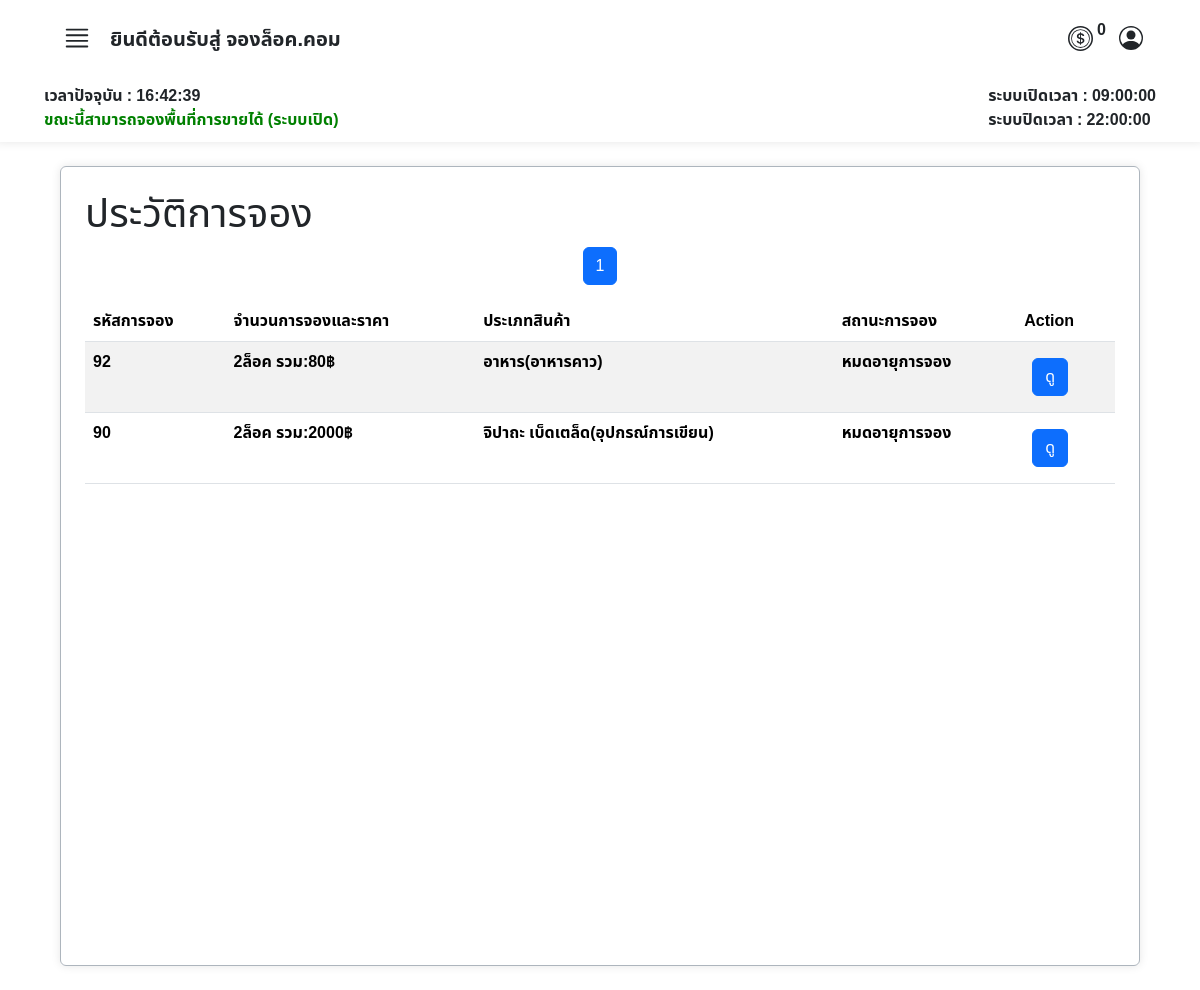
Before: /user/booking_history.php (signed in) with the older database file.
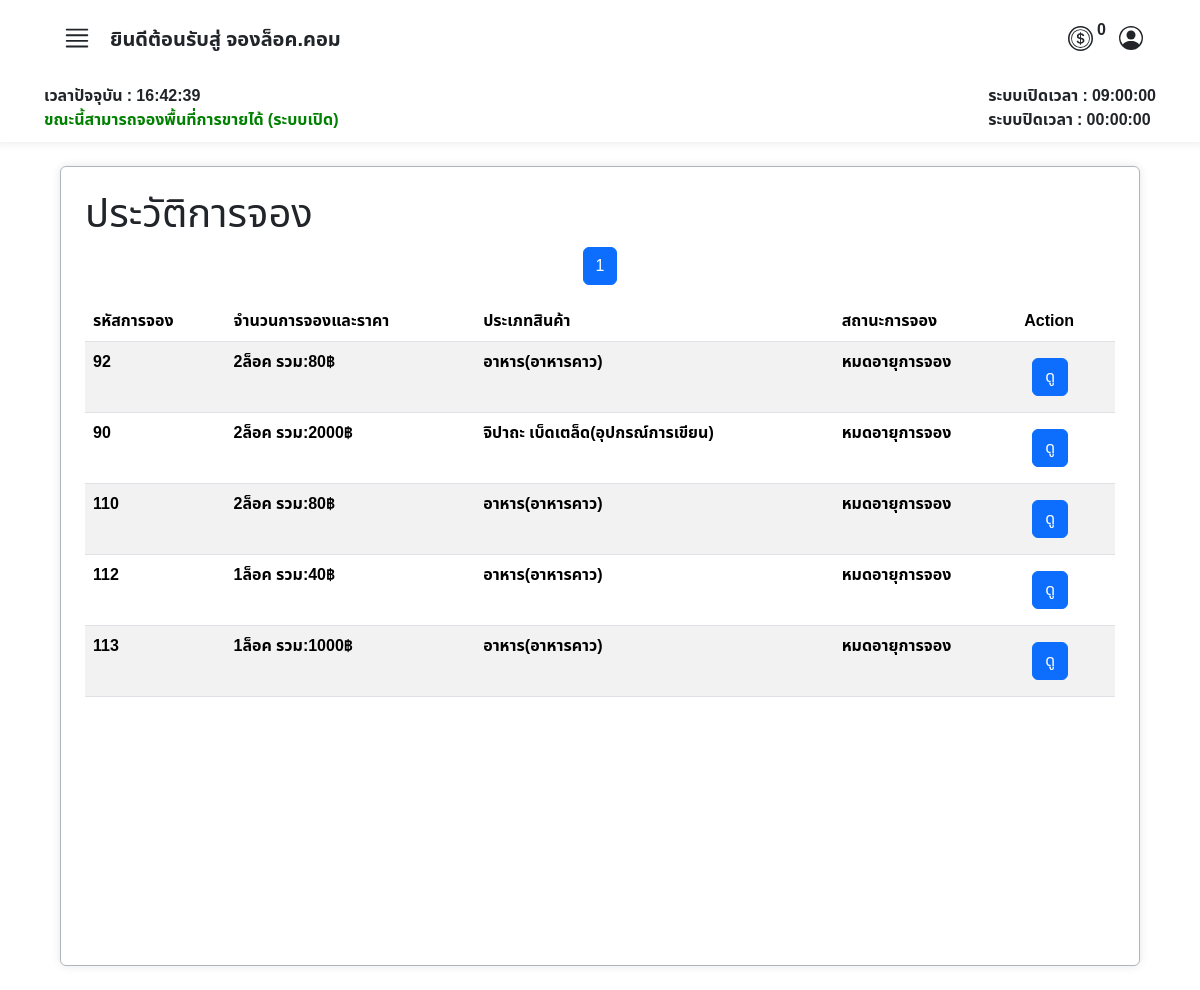
After: the same page with the newer database file.
### tables this page shows
CREATE TABLE `tbl_user` (
  `user_id` int(6) UNSIGNED ZEROFILL NOT NULL COMMENT 'รหัสลูกค้า',
  `prefix` enum('นาย','นาง','นางสาว') NOT NULL COMMENT 'คำนำหน้าชื่อ',
  `firstname` varchar(255) NOT NULL COMMENT 'ชื่อ',
  `lastname` varchar(255) NOT NULL COMMENT 'นามสกุล',
  `tel` varchar(11) NOT NULL COMMENT 'เบอร์โทรศัพท์',
  `email` varchar(255) NOT NULL COMMENT 'อีเมลล์',
  `username` varchar(255) NOT NULL COMMENT 'ชื่อผู้ใช้',
  `password` varchar(255) NOT NULL COMMENT 'รหัสผ่าน',
  `userrole` int(3) NOT NULL COMMENT '1=ลูกค้า,2=แอดมิน',
  `shop_name` varchar(50) NOT NULL COMMENT 'ชื่อร้านค้า',
  `token` int(11) NOT NULL,
  `last_login` datetime DEFAULT NULL
);

CREATE TABLE `operating_hours` (
  `id` int(11) NOT NULL,
  `opening_time` time NOT NULL,
  `closing_time` time NOT NULL
);

CREATE TABLE `booked` (
  `id_booked` int(10) UNSIGNED ZEROFILL NOT NULL COMMENT 'รหัสการจองแบบเรียบร้อยแล้ว',
  `booking_id` int(10) UNSIGNED DEFAULT NULL COMMENT 'รหัสการจอง',
  `member_id` int(6) UNSIGNED DEFAULT NULL COMMENT 'รหัสลูกค้า',
  `booking_amount` varchar(45) NOT NULL,
  `total_price` varchar(45) NOT NULL,
  `product_type` int(11) NOT NULL,
  `sub_product_type` int(11) NOT NULL,
  `booking_status` int(3) UNSIGNED NOT NULL COMMENT 'สถานะการจอง',
  `booking_type` varchar(20) NOT NULL,
  `zone_id` int(3) UNSIGNED NOT NULL COMMENT 'รหัสประเภทโซน',
  `slip_img` varchar(45) DEFAULT NULL COMMENT 'log',
  `booking_date` datetime DEFAULT NULL COMMENT 'วันเวลาที่จอง',
  `booked_lock_number` text DEFAULT NULL COMMENT 'เลขล็อคที่จะได้',
  `expiration_date` datetime DEFAULT NULL
);

CREATE TABLE `category` (
  `id_category` int(11) NOT NULL,
  `cat_name` varchar(45) NOT NULL
);

CREATE TABLE `sub_category` (
  `idsub_category` int(11) NOT NULL,
  `id_category` int(11) DEFAULT NULL,
  `sub_cat_name` varchar(45) NOT NULL
);

CREATE TABLE `booking_status` (
  `id` int(3) UNSIGNED NOT NULL COMMENT 'รหัสสถานะการจอง',
  `status` varchar(50) NOT NULL COMMENT 'สถานะ'
);

### user/booking_history.php (the view, shortened to what this page needs)
<?php
require("../condb.php");
$results_per_page = 10;
$page = isset($_GET['page']) ? (int)$_GET['page'] : 1;
$start_from = ($page - 1) * $results_per_page;
?>
<!DOCTYPE html>
<html lang="th">
<head>
    <link href="https://cdn.jsdelivr.net/npm/bootstrap@5.3.3/dist/css/bootstrap.min.css" rel="stylesheet">
    <link rel="stylesheet" href="../asset/css/font.css">
</head>
<body>
    <?php
    include('./user_nav.php');
    ?>
    <div class="container my-4 p-2 border border-dark-subtle rounded  overflow-auto  bgcolor" style="width: 90%; height: 50rem;">
        <div class="tab-content" id="myTabContent">
            <div class="tab-pane fade show active mt-2 mx-2 p-2" id="category">
                <div>
                    <h1>ประวัติการจอง</h1>
                </div>
                <div class="mt-2 overflow-auto">
                    <?php
                    $sql_total = "SELECT COUNT(*) FROM market_booking.booked WHERE member_id = $user_id";
                    $result_total = $conn->query($sql_total);
                    $row_total = $result_total->fetch_row();
                    $total_records = $row_total[0];
                    $total_pages = ceil($total_records / $results_per_page);
                    $current_page = isset($_GET['page']) ? $_GET['page'] : 1;
                    $adjacents = 1;
                    echo "<nav>";
                    echo "<ul class='pagination justify-content-center'>";
                    if ($total_pages <= (1 + ($adjacents * 2))) {
                        for ($i = 1; $i <= $total_pages; $i++) {
                            if ($i == $current_page) {
                                echo "<li class='page-item active'><a class='page-link' href='#'>" . $i . "</a></li>";
                            } else {
                                echo "<li class='page-item'><a class='page-link' href='?page=" . $i . "'>" . $i . "</a></li>";
                            }
                        }
                    }
                    echo "</ul>";
                    echo "</nav>";
                    $sql = "SELECT
                                B.booking_id,
                                CONCAT(U.prefix, ' ', U.firstname, ' ', U.lastname) AS fullname,
                                B.booking_amount,
                                B.total_price,
                                C.cat_name,
                                SC.sub_cat_name,
                                BS.status,
                                B.booking_type,
                                B.slip_img,
                                B.booked_lock_number,
                                B.booking_date
                            FROM market_booking.booked AS B
                            LEFT JOIN booking_status AS BS ON B.booking_status = BS.id
                            LEFT JOIN tbl_user AS U ON B.member_id = U.user_id
                            LEFT JOIN category AS C ON B.product_type = C.id_category
                            LEFT JOIN sub_category AS SC ON B.sub_product_type = SC.idsub_category
                            WHERE member_id = $user_id
                            ";
                    $sql .= " LIMIT $start_from, $results_per_page";
                    $result = $conn->query($sql);
                    if ($result === false) {
                        echo "ข้อผิดพลาด SQL: " . $conn->error;
                    } elseif ($result->num_rows > 0) {
                        echo "<table class='table table-striped'>";
                        echo "<thead>
                            <tr>
                                <th>รหัสการจอง</th>
                                <th>จำนวนการจองและราคา</th>
                                <th>ประเภทสินค้า</th>
                                <th>สถานะการจอง</th>
                                <th>Action</th>
                            </tr>
                        </thead>";
                        echo "<tbody>";
                        while ($row = $result->fetch_assoc()) {
                            echo "<tr>";
                            echo "<td><strong>" . $row["booking_id"] . "</strong></td>";
                            echo "<td><strong>" . $row["booking_amount"] . "ล็อค รวม:" . $row["total_price"] . "฿</strong></td>";
                            echo "<td><strong>" . $row["cat_name"] . "(" . $row["sub_cat_name"] . ")</strong></td>";
                            echo "<td><strong>" . $row["status"] . "</strong></td>";
                            echo "<td>
                                    <button
                                        class='btn btn-primary m-2' type='button'
                                        data-bs-toggle='modal'
                                        data-bs-target='#viewBookingModal'
                                        data-id='" . $row["booking_id"] . "'>
                                        ดู
                                    </button>
                                </td>";
                            echo "</tr>";
                        }
                        echo "</tbody></table>";
                    } else {
                        echo "ไม่พบข้อมูล";
                    }
                    ?>
                </div>
            </div>
        </div>
    </div>
</body>
</html>

### user/user_nav.php (shortened to what this page needs)
<nav class="row g-2 bgcolor">
    <div class="col-12 d-flex justify-content-between px-5 py-3">
        <div class="col-4">
            <div class="d-flex align-items-end ">
                <button class="btn" type="button" data-bs-toggle="offcanvas" data-bs-target="#offcanvasWithBothOptions" aria-controls="offcanvasWithBothOptions">
                </button>
                <h5>
                    <strong>ยินดีต้อนรับสู่ จองล็อค.คอม</strong>
                </h5>
            </div>
        </div>
        <div class="d-flex align-items-center ">
            <div class="row  ">
                <div class="col d-flex align-items-center justify-content-center">
                    <p class="ms-1">
                        <strong>
                            <?php
                            $user_id = $_SESSION["user_id"];
                            $stmt = $conn->prepare("SELECT user_id, username, shop_name, tel, email, token,
                                  firstname, lastname, userrole,
                                  CONCAT(prefix, firstname, ' ', lastname) AS fullname
                        FROM market_booking.tbl_user
                        WHERE user_id = ?");
                            $stmt->bind_param("i", $user_id);
                            $stmt->execute();
                            $stmt->bind_result($SQLuser_id, $SQLusername, $SQLshop_name, $SQLtel, $SQLemail, $SQLtoken, $SQLfirstname, $SQLlastname, $SQLuserrole, $SQLfullname);
                            echo htmlspecialchars($SQLtoken);
                            ?>
                        </strong>
                    </p>
                </div>
            </div>
            <button class="btn " type="button" data-bs-toggle="modal" data-bs-target="#ProfileModal">
            </button>
        </div>
    </div>
    <?php
    require("../condb.php");
    $sql_time = "SELECT opening_time, closing_time FROM operating_hours LIMIT 1";
    $result = $conn->query($sql_time);
    $row_time = $result->fetch_assoc();
    $openingTime = $row_time['opening_time'];
    $closingTime = $row_time['closing_time'];
    ?>
    <div class="col-12 d-flex justify-content-between px-5">
        <strong>
            <div id="time"></div>
            <div id="status"></div>
        </strong>
        <strong>
            <div id="opening_time">ระบบเปิดเวลา : <?php echo $openingTime; ?></div>
            <div id="closing_time">ระบบปิดเวลา : <?php echo $closingTime; ?></div>
        </strong>
    </div>
</nav>

### user/booking_history.php (style rules this page uses)
body { background-image: url(../asset/img/img.market2.jpg); width: 100%; height: 100%; background-repeat: repeat; background-size: cover; }

### user/user_nav.php (style rules this page uses)
.bgcolor { background-color: rgba(255, 255, 255, 0.9); padding-bottom: 10px; box-shadow: 0 0 10px rgba(0, 0, 0, 0.1); }

Changed rows visible on the page:
changed operating_hours: closing_time "22:00:00" → "00:00:00"
added booked: booking "110", booking_amount "2", total_price "80", product_type.cat_name "อาหาร", sub_category.sub_cat_name "อาหารคาว", booking_status.status "หมดอายุการจอง"
added booked: booking "112", booking_amount "1", total_price "40", product_type.cat_name "อาหาร", sub_category.sub_cat_name "อาหารคาว", booking_status.status "หมดอายุการจอง"
added booked: booking "113", booking_amount "1", total_price "1000", product_type.cat_name "อาหาร", sub_category.sub_cat_name "อาหารคาว", booking_status.status "หมดอายุการจอง"
